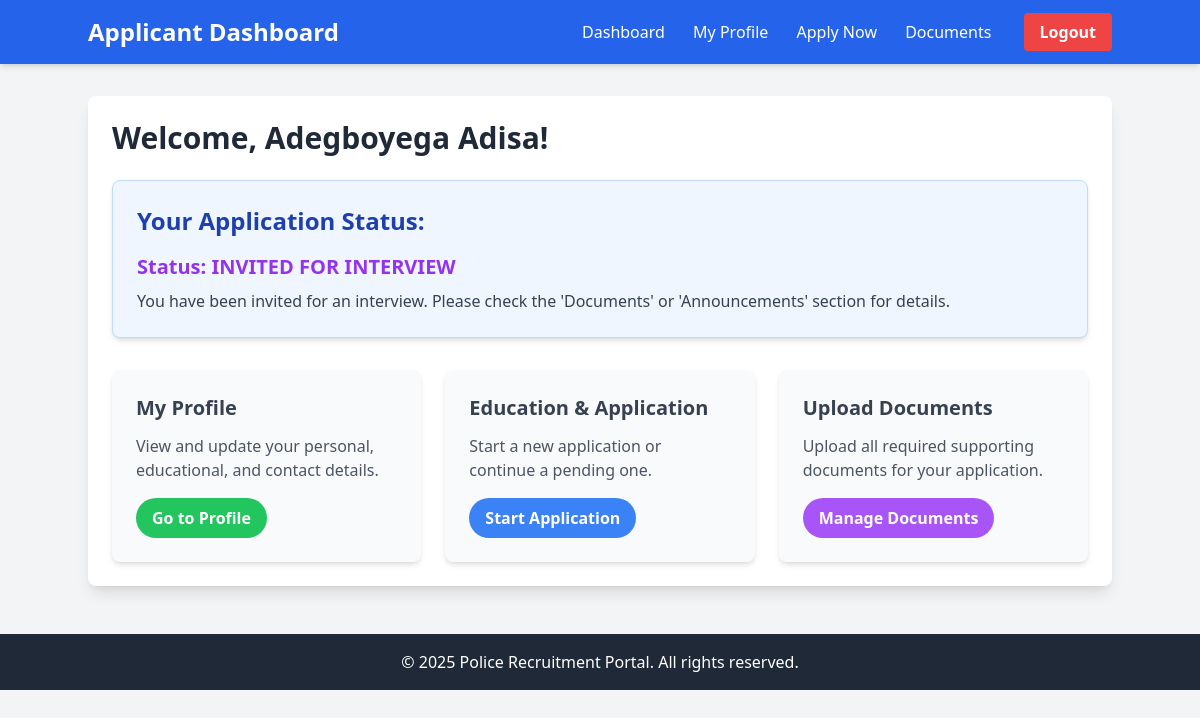
/dashboard.php (signed in), run on the app's committed database.
### tables this page shows
CREATE TABLE `applicants` (
  `id` int(11) NOT NULL,
  `user_id` int(11) NOT NULL,
  `first_name` varchar(100) NOT NULL,
  `last_name` varchar(100) NOT NULL,
  `other_names` varchar(100) DEFAULT NULL,
  `dob` date NOT NULL,
  `gender` enum('Male','Female','Other') NOT NULL,
  `phone_number` varchar(20) DEFAULT NULL,
  `address` varchar(255) DEFAULT NULL,
  `city` varchar(100) DEFAULT NULL,
  `state` varchar(100) DEFAULT NULL,
  `lga` varchar(100) DEFAULT NULL,
  `nin` varchar(255) DEFAULT NULL,
  `application_status` enum('pending','under_review','shortlisted','invited_for_test','invited_for_interview','medical_check','recommended_for_training','rejected','Profile Incomplete','Not Started') NOT NULL DEFAULT 'pending',
  `created_at` timestamp NOT NULL DEFAULT current_timestamp(),
  `updated_at` timestamp NOT NULL DEFAULT current_timestamp() ON UPDATE current_timestamp()
);

### dashboard.php (the view, shortened to what this page needs)
<?php
require_once 'includes/config.php';
$user_id = $_SESSION['id'];
$first_name = "Applicant";
$last_name = "";
$application_status = "Not Started";
$sql = "SELECT first_name, last_name, application_status FROM applicants WHERE user_id = :user_id";
$stmt = null;
try {
    if ($stmt = $pdo->prepare($sql)) {
        $stmt->bindParam(":user_id", $user_id, PDO::PARAM_INT);
        if ($stmt->execute()) {
            if ($stmt->rowCount() == 1) {
                $row = $stmt->fetch(PDO::FETCH_ASSOC);
                $first_name = htmlspecialchars($row['first_name']);
                $last_name = htmlspecialchars($row['last_name']);
                $application_status = htmlspecialchars($row['application_status']);
            } else {
                $_SESSION['info_message'] = "Welcome! Please complete your profile to start your application.";
                $application_status = "Profile Incomplete";
            }
        } else {
            echo "Oops! Something went wrong fetching applicant details.";
            error_log("Error fetching applicant details for user_id: " . $user_id . " - " . implode(":", $stmt->errorInfo()));
        }
    }
} catch (PDOException $e) {
    echo "Database error: " . $e->getMessage();
    error_log("PDO Exception: " . $e->getMessage());
} finally {
    if ($stmt) {
        unset($stmt);
    }
    unset($pdo);
}
?>
<!DOCTYPE html>
<html lang="en">
<head>
    <script src="https://cdn.tailwindcss.com"></script>
</head>
<body class="bg-gray-100 font-sans leading-normal tracking-normal">
    <header class="bg-blue-600 p-4 text-white shadow-md">
        <div class="container mx-auto flex justify-between items-center">
            <h1 class="text-2xl font-bold">Applicant Dashboard</h1>
            <nav>
                <a href="dashboard.php" class="px-3 py-2 rounded hover:bg-blue-700 transition duration-300">Dashboard</a>
                <a href="profile.php" class="px-3 py-2 rounded hover:bg-blue-700 transition duration-300">My Profile</a>
                <a href="education.php" class="px-3 py-2 rounded hover:bg-blue-700 transition duration-300">Apply Now</a>
                <a href="documents.php" class="px-3 py-2 rounded hover:bg-blue-700 transition duration-300">Documents</a>
                <a href="logout.php" class="bg-red-500 hover:bg-red-700 text-white font-bold py-2 px-4 rounded ml-4 transition duration-300">Logout</a>
            </nav>
        </div>
    </header>
    <main class="container mx-auto mt-8 p-6 bg-white rounded-lg shadow-lg">
        <h2 class="text-3xl font-semibold text-gray-800 mb-6">
            Welcome, <?php echo ($first_name && $last_name) ? htmlspecialchars($first_name . ' ' . $last_name) : htmlspecialchars($_SESSION['email']); ?>!
        </h2>
        <div class="mb-8 p-6 bg-blue-50 border border-blue-200 rounded-lg shadow-md">
            <h3 class="text-2xl font-semibold text-blue-800 mb-4">Your Application Status:</h3>
            <?php
            $status_class = "text-gray-700";
            $status_message = "";
            switch ($application_status) {
                case 'invited_for_interview':
                    $status_class = "text-purple-600 font-bold";
                    $status_message = "You have been invited for an interview. Please check the 'Documents' or 'Announcements' section for details.";
                    break;
            }
            ?>
            <p class="text-xl <?php echo $status_class; ?> mb-2">
                Status: <span class="uppercase"><?php echo htmlspecialchars(str_replace('_', ' ', $application_status)); ?></span>
            </p>
            <p class="text-gray-700">
                <?php echo $status_message; ?>
            </p>
        </div>
        <div class="grid grid-cols-1 md:grid-cols-2 lg:grid-cols-3 gap-6">
            <div class="bg-gray-50 p-6 rounded-lg shadow-md hover:shadow-xl transition-shadow duration-300">
                <h3 class="text-xl font-semibold text-gray-700 mb-3">My Profile</h3>
                <p class="text-gray-600 mb-4">View and update your personal, educational, and contact details.</p>
                <a href="profile.php" class="inline-block bg-green-500 hover:bg-green-700 text-white font-bold py-2 px-4 rounded-full transition duration-300">
                    Go to Profile
                </a>
            </div>
            <div class="bg-gray-50 p-6 rounded-lg shadow-md hover:shadow-xl transition-shadow duration-300">
                <h3 class="text-xl font-semibold text-gray-700 mb-3">Education & Application</h3>
                <p class="text-gray-600 mb-4">Start a new application or continue a pending one.</p>
                <a href="education.php" class="inline-block bg-blue-500 hover:bg-blue-700 text-white font-bold py-2 px-4 rounded-full transition duration-300">
                    Start Application
                </a>
            </div>
            <div class="bg-gray-50 p-6 rounded-lg shadow-md hover:shadow-xl transition-shadow duration-300">
                <h3 class="text-xl font-semibold text-gray-700 mb-3">Upload Documents</h3>
                <p class="text-gray-600 mb-4">Upload all required supporting documents for your application.</p>
                <a href="documents.php" class="inline-block bg-purple-500 hover:bg-purple-700 text-white font-bold py-2 px-4 rounded-full transition duration-300">
                    Manage Documents
                </a>
            </div>
            </div>
    </main>
    <footer class="bg-gray-800 text-white p-4 mt-12 text-center">
        <div class="container mx-auto">
            &copy; <?php echo date("Y"); ?> Police Recruitment Portal. All rights reserved.
        </div>
    </footer>
</body>
</html>

### data on the page
applicants: first_name+last_name "Adegboyega Adisa", application_status "INVITED FOR INTERVIEW", application_status "You have been invited for an interview. Please check the 'Documents' or 'Announcements' section for details."
